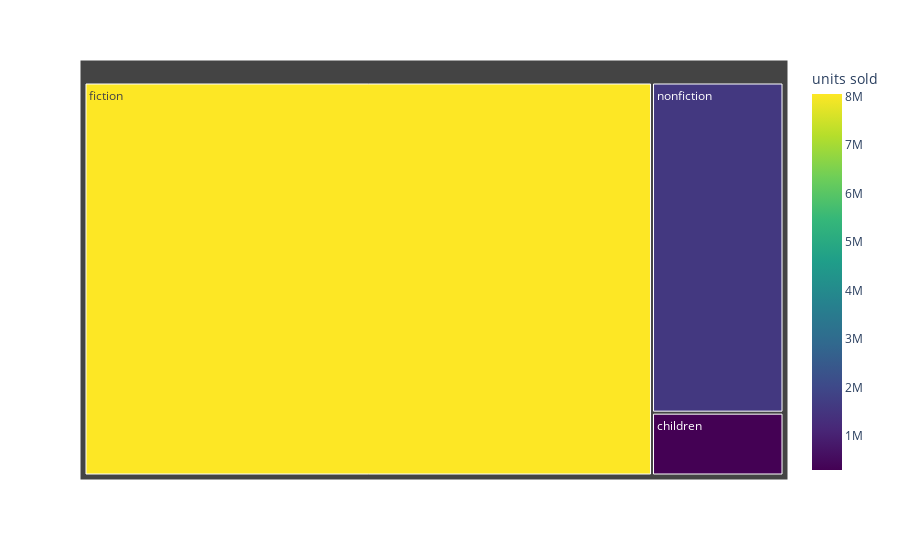

Here is the notebook cell this chart was saved with:
### Markdown cell above
We can see that the best selling genre is fiction, with a total amount of 8,049,916 units sold.

### Code cell
#make the same treemap but interactive
import plotly.express as px

genre_sales_alt = df.groupby("genre")["units sold"].sum().reset_index()
figure = px.treemap(genre_sales_alt, path = ["genre"], values = "units sold", color = "units sold",color_continuous_scale = "viridis", hover_name = "units sold")
figure.show()

### Figure 1 — Plotly figure (JSON) as saved in the notebook; plotly's stock layout.template omitted (floating-point values rounded to 4 significant figures)
{"data": [{"branchvalues": "total", "customdata": [[298100.0], [8050000.0], [1567000.0]], "domain": {"x": [0.0, 1.0], "y": [0.0, 1.0]}, "hovertemplate": "<b>%{hovertext}</b><br><br>labels=%{label}<br>units sold_sum=%{value}<br>parent=%{parent}<br>id=%{id}<br>units sold=%{color}<extra></extra>", "hovertext": [298100.0, 8050000.0, 1567000.0], "ids": ["children", "fiction", "nonfiction"], "labels": ["children", "fiction", "nonfiction"], "marker": {"coloraxis": "coloraxis", "colors": [298100.0, 8050000.0, 1567000.0]}, "name": "", "parents": ["", "", ""], "values": [298100.0, 8050000.0, 1567000.0], "type": "treemap"}], "layout": {"coloraxis": {"colorbar": {"title": {"text": "units sold"}}, "colorscale": [[0.0, "#440154"], [0.1111, "#482878"], [0.2222, "#3e4989"], [0.3333, "#31688e"], [0.4444, "#26828e"], [0.5556, "#1f9e89"], [0.6667, "#35b779"], [0.7778, "#6ece58"], [0.8889, "#b5de2b"], [1.0, "#fde725"]]}, "legend": {"tracegroupgap": 0}, "margin": {"t": 60}}}
